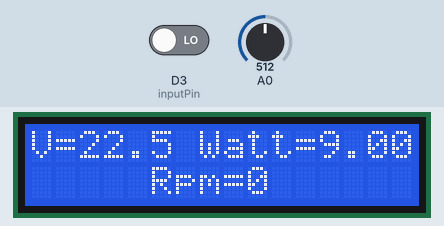
Simulated run of this sketch. Board: ESP8266 (NodeMCU). Parts: 16×2 character LCD. The inputs (shaded band) are chosen by the test bench; at power-on: A0 = 512, D3 (inputPin) LOW. WiFi joins after 1.5 s; servers stay silent unless stated; uploads are accepted with an empty reply; what the sketch prints to the serial monitor is not drawn.

Above: at 3.2 s.
3.3 s: A0 set to 716
At 4.2 s:
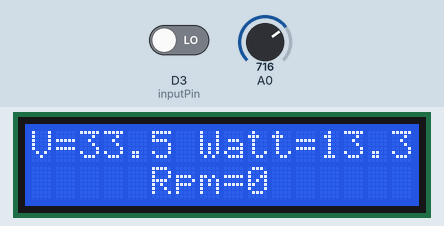
5.1 s: A0 set to 900
At 6.6 s:
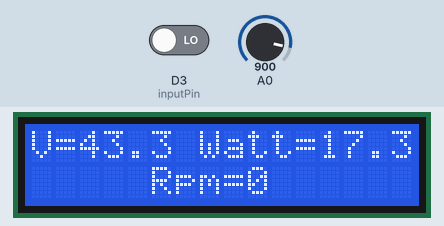
7.3 s: A0 set to 1023
At 9.0 s:
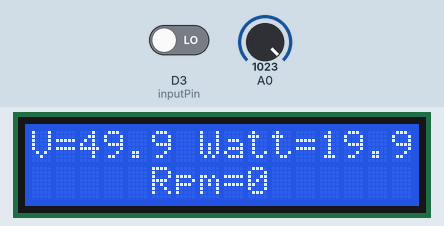
Timing chart, 0 to 10.5 s (numbered marks = the images above; inputs shaded):
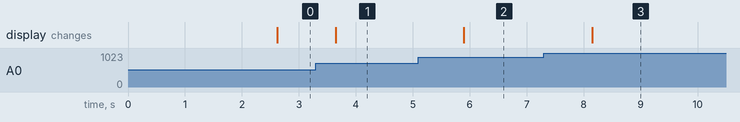

The sketch:

Nodemcu_Voltometr_OK.ino
```cpp
#include <ESP8266WiFi.h>
#include <ESP8266HTTPClient.h>
#include <WiFiClient.h>
#include <TimeLib.h>
#include <LiquidCrystal_I2C.h> // Library for LCD
#include <Wire.h>
LiquidCrystal_I2C lcd = LiquidCrystal_I2C(0x3F, 16, 2); // Change to (0x27,16,2) for 16x2 LCD.

const char* ssid     = "gmarkop";
const char* password = "111111111111";
const char* serverName = "http://192.168.1.15/post-esp-data.php";
String apiKeyValue = "1111111111";
const int device = 3; // bike=3 or treadmill=4
int count = 0;
long t;
int rpm;
const int inputPin = D3;               // Connect magnetic sensor to input pin a1
int val = 0;                    // variable for reading the pin status
int analogInput = 0;
float vout = 0.0;
float vin = 0.0;
float R1 = 100000.0; // resistance of R1 (100K) -see text!
float R2 = 10000.0; // resistance of R2 (10K) - see text!
int value = 0;
const unsigned long sampleTime = 1000;
const float a = 0.4;// αμπερ  που βγάζουν τα μοτερ
float w;
void setup() {
  pinMode(analogInput, INPUT);
  pinMode(inputPin, INPUT);
  Wire.begin(D2, D1);
  lcd.begin();
  lcd.home();
  lcd.print("Autonomous Bike");
  lcd.setCursor(0, 1);
  lcd.print("  Genarator!!!");
  Serial.begin(115200);
  WiFi.begin(ssid, password);
  Serial.println("Connecting");
  while (WiFi.status() != WL_CONNECTED) {
    delay(500);
    Serial.print(".");
  }
  Serial.println("");
  Serial.print("Connected to WiFi network with IP Address: ");
  Serial.println(WiFi.localIP());
}

void loop() {
  // delay(100);
  rpm = getRPM();
  // read the value at analog input
  value = analogRead(analogInput);
  vout = (value * 5.0) / 1024.0;
  vin = vout / (R2 / (R1 + R2)) -5;

  if (vin < 0.9) {
    vin = 0.0; //statement to quash undesired reading !
  }

  w = a * vin;

  lcd.clear();
  lcd.setCursor(0, 0);
  lcd.print("V=");
  lcd.print(vin,1);
  lcd.setCursor(7, 0);
  lcd.print("Watt=");
  lcd.print(w);
  lcd.setCursor(5, 1);
  lcd.print("Rpm=");
  lcd.print(rpm);
  Serial.println(rpm);


  if (millis() > t + 3000) {        //Send an HTTP POST request every 3 seconds
    //Check WiFi connection status
    if (WiFi.status() == WL_CONNECTED) {
      HTTPClient http;
      http.begin(serverName);
      // Specify content-type header
      http.addHeader("Content-Type", "application/x-www-form-urlencoded");
      // Prepare your HTTP POST request data
      String httpRequestData = "api_key=" + apiKeyValue + "&datetime=" + now()
                               + "&deviceID=" + device + "&deviceType=" + String("BIKE")
                               + "&value=" + String(vin) + "";
      Serial.print("httpRequestData: ");
      Serial.println(httpRequestData);
      int httpResponseCode = http.POST(httpRequestData);

      if (httpResponseCode > 0) {
        Serial.print("HTTP Response code: ");
        Serial.println(httpResponseCode);
      }
      else {
        Serial.print("Error code: ");
        Serial.println(httpResponseCode);
      }
      // Free resources
      http.end();
    }
    else  {
      Serial.println("WiFi Disconnected");
    }
    t = millis();
  }
}


int getRPM()
{
  int count = 0;
  boolean countFlag = LOW;
  unsigned long currentTime = 0;
  unsigned long startTime = millis();
  while (currentTime <= sampleTime)
  {
    if (digitalRead(inputPin) == HIGH)
    {
      countFlag = HIGH;
    }
    if (digitalRead(inputPin) == LOW && countFlag == HIGH)
    {
      count++;
      countFlag = LOW;
    }
    currentTime = millis() - startTime;
  }
  int countRpm = int(60000 / int(sampleTime)) * count;
  return countRpm;
}
```

Measured:
- after the input at 3.3 s, the display: changes after 0.35 s (image 1)
- after the input at 5.1 s, the display: changes after 0.80 s (image 2)
- after the input at 7.3 s, the display: changes after 0.85 s (image 3)
